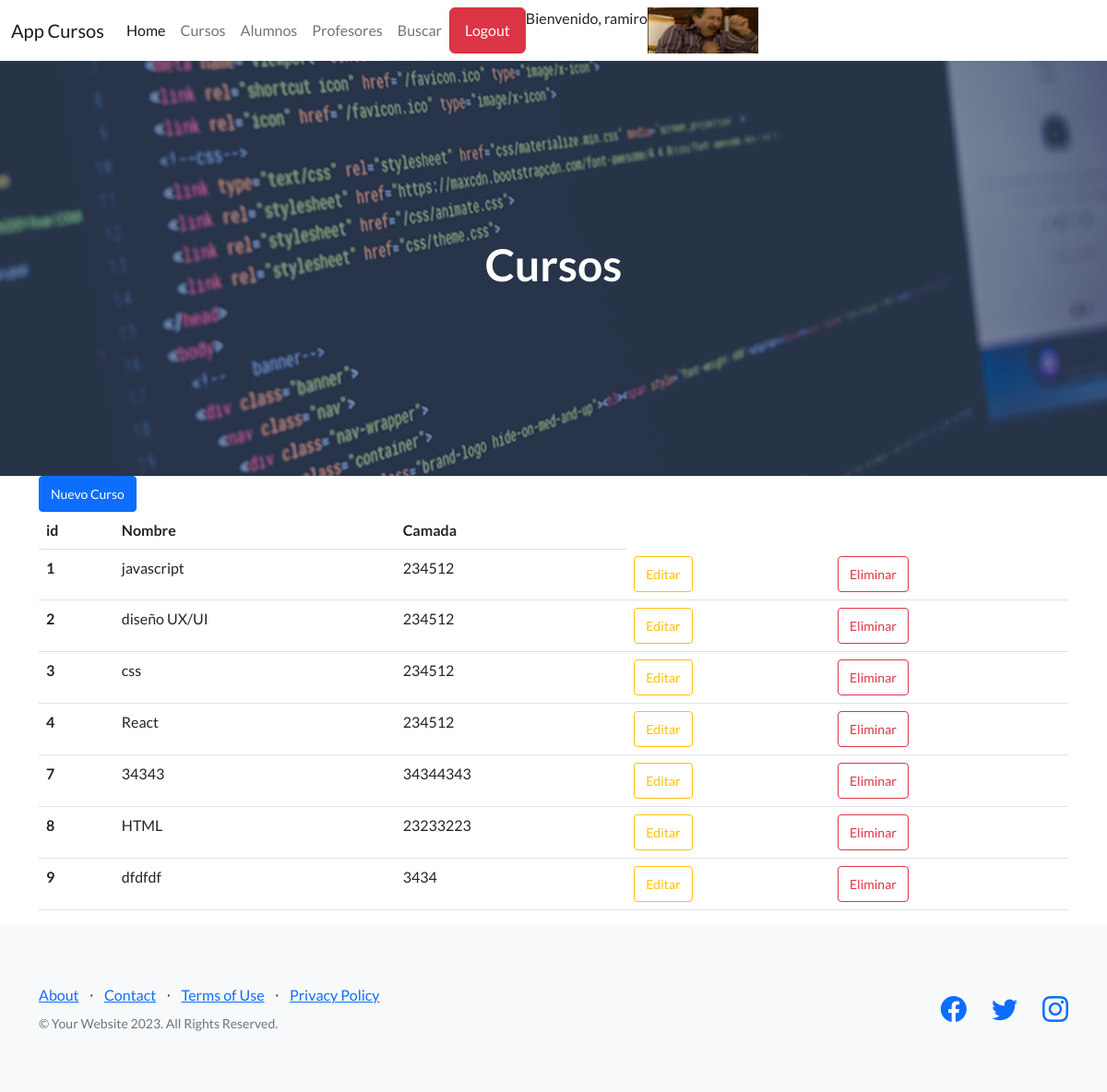
Page /AppCursos/ver_cursos (signed in) on the earlier database version.
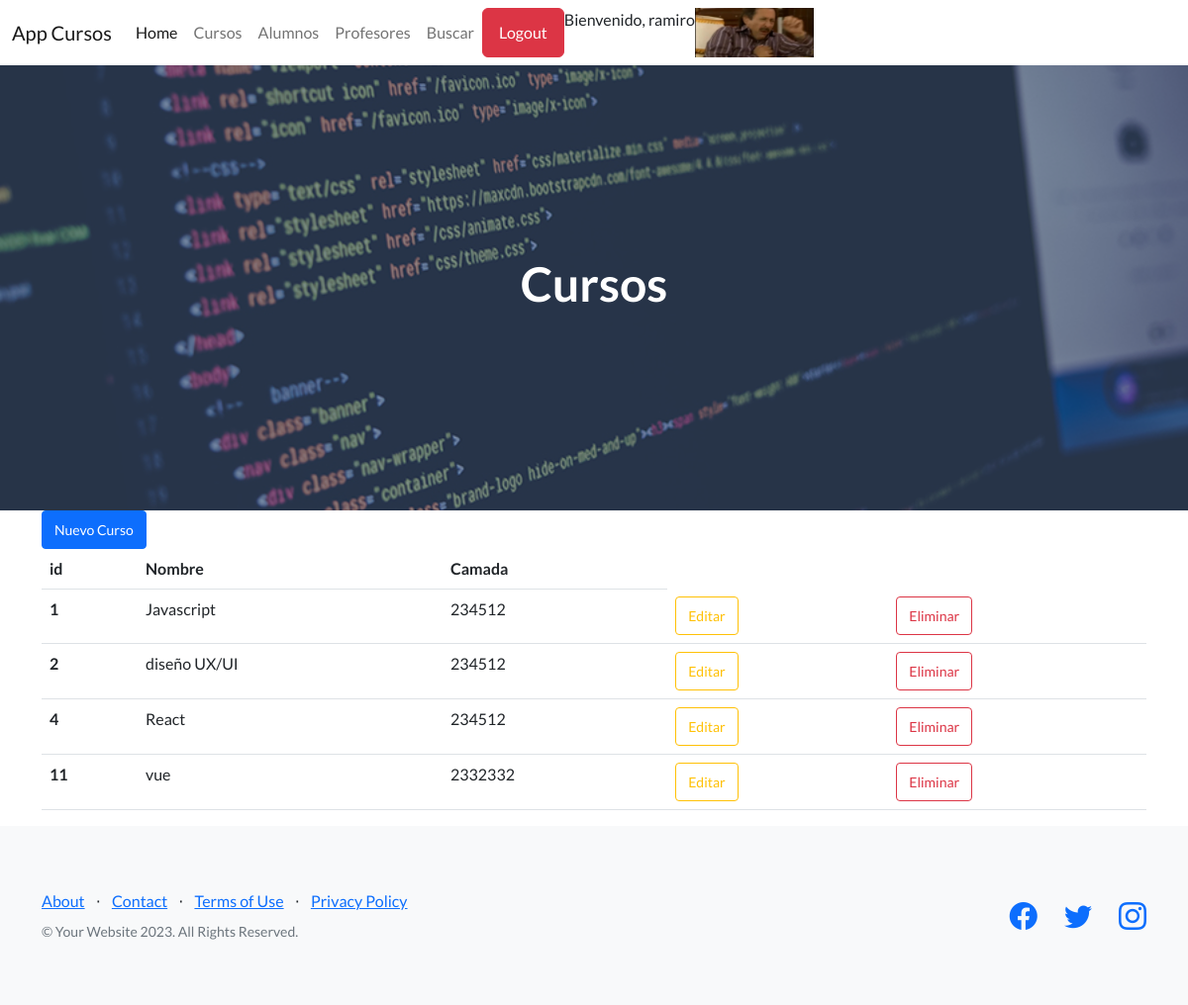
Same page on the later database version.
### AppCursos/models.py (models this page shows, shortened)
class Curso (models.Model):
    nombre = models.CharField(max_length=40)
    camada = models.IntegerField()

### AppCursos/views.py (the view)
# urls.py: path('ver_cursos', views.ver_cursos, name="cursos"),
@login_required
def ver_cursos(request):
    cursos = Curso.objects.all()
    avatares = Avatar.objects.filter(user=request.user.id)
    return render(request , "cursos.html", {"url":avatares[0].imagen.url , "cursos": cursos })

### AppCursos/template/cursos.html
{% extends 'padre.html' %}
{% load static %}
{% block header %}
    <h1 class="text-center" style="color: white;">Cursos</h1>
{% endblock %}
{% block contenido %}
<main class="container">
    <a href="alta_curso" class="btn btn-primary btn-sm">Nuevo Curso</a>
    <table class="table">
        <thead>
            <tr>
                <th>id</th>
                <th>Nombre</th>
                <th>Camada</th>
            </tr>
        </thead>
        <tbody>
            {% for n in cursos %}
            <tr>
                <th>{{n.id}}</th>
                <td>{{n.nombre}}</td>
                <td>{{n.camada}}</td>
                <td><a href="{% url 'editar_curso' n.id %}" class="btn btn-outline-warning btn-sm">Editar</a></td>
                {% if request.user.is_authenticated %}
                <td><a href="{% url 'elimina_curso' n.id %}" class="btn btn-outline-danger btn-sm">Eliminar</a></td>
                {% endif %}
            </tr>
            {% endfor %}
        </tbody>
    </table>
</main>
{% endblock %}

### AppCursos/template/padre.html (shortened to what this page needs)
<!DOCTYPE html>
<html lang="en">
<head>
    {% load static %}
    <link href="https://cdn.jsdelivr.net/npm/bootstrap-icons@1.5.0/font/bootstrap-icons.css" rel="stylesheet"
        type="text/css" />
    <link href="{% static 'AppCursos/css/styles.css' %}" rel="stylesheet" />
</head>
<body>
    <nav class="navbar navbar-expand-lg bg-body-tertiary">
        <div class="container-fluid">
            <a class="navbar-brand" href="#">App Cursos</a>
            <div class="collapse navbar-collapse" id="navbarNav">
                <ul class="navbar-nav flex-row">
                    <li class="nav-item">
                        <a class="nav-link active" aria-current="page" href="{% url 'home' %}">Home</a>
                    </li>
                    {% if request.user.is_authenticated %}
                    <li class="nav-item">
                        <a class="nav-link" href="{% url 'cursos' %}">Cursos</a>
                    </li>
                    <li class="nav-item">
                        <a class="nav-link" href="{% url 'alumnos' %}">Alumnos</a>
                    </li>
                    <li class="nav-item">
                        <a class="nav-link" href="{% url 'profesores' %}">Profesores</a>
                    </li>
                    <li class="nav-item">
                        <a class="nav-link" href="{% url 'buscar_curso' %}">Buscar</a>
                    </li>
                    {% endif %}
                </ul>
                <ul class="navbar-nav flex-row-reverse">
                    {% if  request.user.is_authenticated %}
                    <img src="{{ url }}" alt="" width="120px" height="50px">
                    <p>Bienvenido, {{user.username}}</p>
                    <form method="post" action="{% url 'Logout' %}">
                        <button type="submit" class="btn btn-danger">Logout</button>
                    </form>
                    {% endif %}
                </ul>
            </div>
        </div>
    </nav>
    <header class="masthead">
        <div class="container position-relative">
                {% block header %}{% endblock %}
        </div>
    </header>
    {% block contenido %}
    {% endblock %}
    <footer class="footer bg-light">
        <div class="container">
            <div class="row">
                <div class="col-lg-6 h-100 text-center text-lg-start my-auto">
                    <ul class="list-inline mb-2">
                        <li class="list-inline-item"><a href="#!">About</a></li>
                        <li class="list-inline-item">⋅</li>
                        <li class="list-inline-item"><a href="#!">Contact</a></li>
                        <li class="list-inline-item">⋅</li>
                        <li class="list-inline-item"><a href="#!">Terms of Use</a></li>
                        <li class="list-inline-item">⋅</li>
                        <li class="list-inline-item"><a href="#!">Privacy Policy</a></li>
                    </ul>
                    <p class="text-muted small mb-4 mb-lg-0">&copy; Your Website 2023. All Rights Reserved.</p>
                </div>
                <div class="col-lg-6 h-100 text-center text-lg-end my-auto">
                    <ul class="list-inline mb-0">
                        <li class="list-inline-item me-4">
                            <a href="#!"><i class="bi-facebook fs-3"></i></a>
                        </li>
                        <li class="list-inline-item me-4">
                            <a href="#!"><i class="bi-twitter fs-3"></i></a>
                        </li>
                        <li class="list-inline-item">
                            <a href="#!"><i class="bi-instagram fs-3"></i></a>
                        </li>
                    </ul>
                </div>
            </div>
        </div>
    </footer>
</body>
</html>

Differences in the rows shown:
removed Curso: id "3", nombre "css", camada "234512"
removed Curso: id "7", nombre "34343", camada "34344343"
removed Curso: id "8", nombre "HTML", camada "23233223"
removed Curso: id "9", nombre "dfdfdf", camada "3434"
changed Curso id 1: nombre "javascript" → "Javascript"
added Curso: id "11", nombre "vue", camada "2332332"
